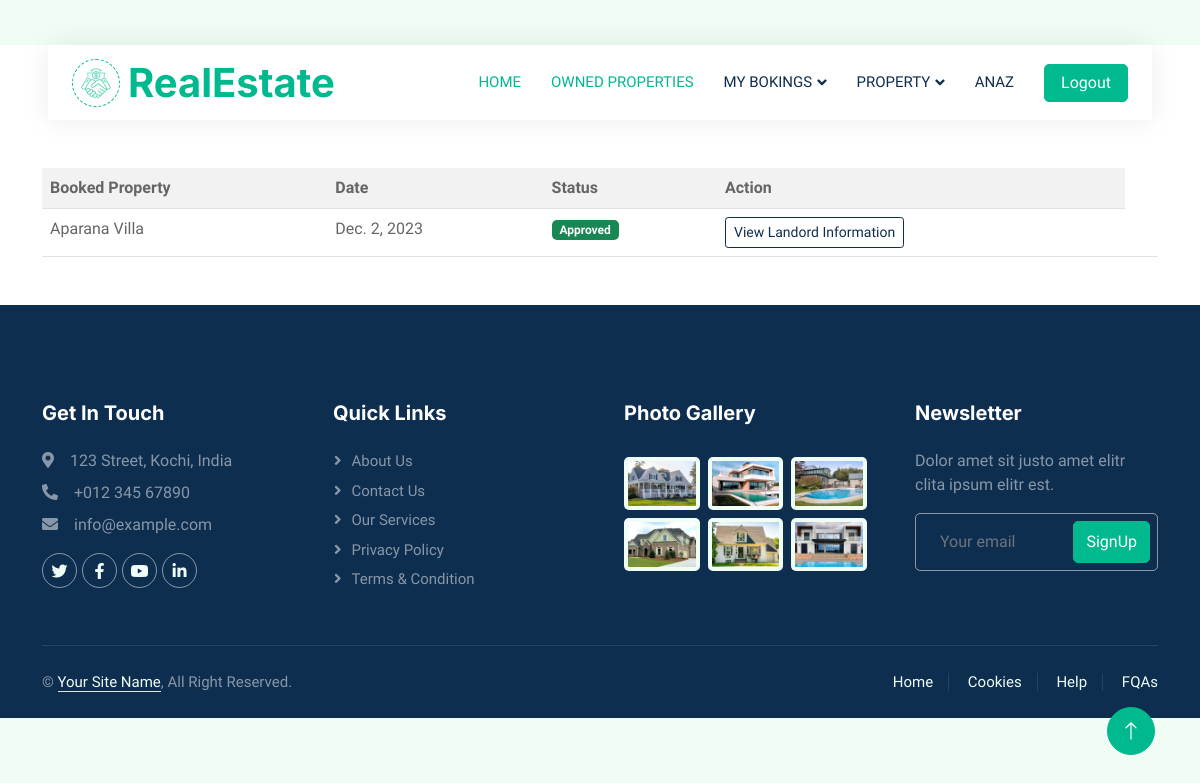
/TenentBookings (signed in), run on the app's committed database.
### Home/models.py (models this page shows, shortened)
class Contract(models.Model):
    Tenent = models.ForeignKey(User, on_delete = models.CASCADE, null=True, blank=True)
    Landlord = models.CharField(max_length=11, null=True, blank=True)
    properties = models.ForeignKey(Properties, on_delete = models.CASCADE)
    date = models.DateField(auto_now_add=True)
    approvel = models.BooleanField(default=False)

class Properties(models.Model):
    options = (("Apartment","Apartment"),("House","House"),("office","office"),("Villa","Villa"))
    Name = models.CharField(max_length=255)
    category = models.CharField(max_length= 50,choices = options, default = "House" )
    Squre_Feet = models.FloatField(null=True,blank=True)
    Bed_Rooms = models.IntegerField(null=True,blank=True)
    Bath_Rooms = models.IntegerField(null=True,blank=True)
    Place = models.CharField(max_length=255)
    Date = models.DateField(auto_now_add=True)
    District = models.CharField(max_length=255)
    State = models.CharField(max_length=255)
    Rent_per_month = models.FloatField()
    Description = models.CharField(max_length=1000)
    Image = models.FileField(upload_to="Property_image")
    Status = models.BooleanField(default=True)
    User_id = models.ForeignKey(User,on_delete=models.CASCADE,null=True, blank=True)

### Home/views.py (the view)
# urls.py: path("TenentBookings",views.TenentBookings,name="TenentBookings"),
def TenentBookings(request):
    contract = Contract.objects.filter(Tenent = request.user)
    context = {
        "contract":contract
    }
    return render(request,"mybookings.html",context)

### templates/mybookings.html (shortened to what this page needs)
{% extends "index.html" %}
{% block content %}
<div class="container mt-5">
    <table class="table table-striped mt-5">
        <tr>
            <th>Booked Property</th>
            <th>Date</th>
            <th>Status</th>
            <th>Action</th>
        </tr>
        {% for i in contract %}
        <tr>
            <td>{{i.properties.Name}}</td>
            <td>{{i.date}}</td>
            {% if i.approvel == True %}
            <td><span class="badge bg-success">Approved</span></td>
            {% else %}
            <td><span class="badge bg-warning">Pending</span></td>
            {% endif %}
            {% if i.approvel == True %}
            <td><a href="{%url 'LandLordInformation' i.Landlord %}" class="btn btn-outline-dark btn-sm">View Landord Information</a></td>
            {% else %}
            <td><a href="{%url 'DeleteTenentBooking' i.id %}" class="btn btn-outline-danger btn-sm">Delete</a></td>
            {% endif %}
            <td></td>
        </tr>
        {% endfor %}
    </table>
</div>
{% endblock %}

### templates/index.html (shortened to what this page needs)
{% load static %}
<!DOCTYPE html>
<html lang="en">
<head>
    <link href="https://cdnjs.cloudflare.com/ajax/libs/font-awesome/5.10.0/css/all.min.css" rel="stylesheet">
    <link href="https://cdn.jsdelivr.net/npm/bootstrap-icons@1.4.1/font/bootstrap-icons.css" rel="stylesheet">
    <link href="{%static 'lib/animate/animate.min.css' %}" rel="stylesheet">
    <link href="{%static 'lib/owlcarousel/assets/owl.carousel.min.css' %}" rel="stylesheet">
    <link href="{%static 'css/bootstrap.min.css' %}" rel="stylesheet">
    <link href="{%static 'css/style.css' %}" rel="stylesheet">
</head>
<body>
    <div class="container-xxl bg-white p-0">
        <div class="container-fluid nav-bar bg-transparent">
            <nav class="navbar navbar-expand-lg bg-white navbar-light py-0 px-4">
                <a href="{%url 'HomePage' %}" class="navbar-brand d-flex align-items-center text-center">
                    <div class="icon p-2 me-2">
                        <img class="img-fluid" src="{%static 'img/icon-deal.png' %}" alt="Icon"
                            style="width: 30px; height: 30px;">
                    </div>
                    <h1 class="m-0 text-primary">RealEstate</h1>
                </a>
                <div class="collapse navbar-collapse" id="navbarCollapse">
                    {% if request.user.is_authenticated %}
                    <div class="navbar-nav ms-auto">
                        <a href="{%url 'HomePage' %}" class="nav-item nav-link active">Home</a>
                        <a href="{%url 'OwnedProperties' %}" class="nav-item nav-link active">Owned Properties</a>
                        <div class="nav-item dropdown">
                            <a href="#" class="nav-link dropdown-toggle" data-bs-toggle="dropdown">My Bokings</a>
                        </div>
                        <div class="nav-item dropdown">
                            <a href="#" class="nav-link dropdown-toggle" data-bs-toggle="dropdown">Property</a>
                        </div>
                        <a href="{%url 'SignOut' %}" class="nav-item nav-link">{{request.user.first_name}}</a>
                    </div>
                    <a href="{%url 'SignOut' %}" class="btn btn-primary px-3 d-none d-lg-flex">Logout</a>
                    {% else %}
                    <a href="{%url 'SignIn' %}" class="btn btn-primary px-3 d-none d-lg-flex">Login</a>
                    {% endif %}
                </div>
            </nav>
        </div>
        {% block content %}{% endblock %}
                <div class="container-fluid bg-dark text-white-50 footer pt-5 mt-5 wow fadeIn" data-wow-delay="0.1s">
                    <div class="container py-5">
                        <div class="row g-5">
                            <div class="col-lg-3 col-md-6">
                                <h5 class="text-white mb-4">Get In Touch</h5>
                                <p class="mb-2"><i class="fa fa-map-marker-alt me-3"></i>123 Street, Kochi, India</p>
                                <p class="mb-2"><i class="fa fa-phone-alt me-3"></i>+012 345 67890</p>
                                <p class="mb-2"><i class="fa fa-envelope me-3"></i>info@example.com</p>
                                <div class="d-flex pt-2">
                                    <a class="btn btn-outline-light btn-social" href=""><i
                                            class="fab fa-twitter"></i></a>
                                    <a class="btn btn-outline-light btn-social" href=""><i
                                            class="fab fa-facebook-f"></i></a>
                                    <a class="btn btn-outline-light btn-social" href=""><i
                                            class="fab fa-youtube"></i></a>
                                    <a class="btn btn-outline-light btn-social" href=""><i
                                            class="fab fa-linkedin-in"></i></a>
                                </div>
                            </div>
                            <div class="col-lg-3 col-md-6">
                                <h5 class="text-white mb-4">Quick Links</h5>
                                <a class="btn btn-link text-white-50" href="">About Us</a>
                                <a class="btn btn-link text-white-50" href="">Contact Us</a>
                                <a class="btn btn-link text-white-50" href="">Our Services</a>
                                <a class="btn btn-link text-white-50" href="">Privacy Policy</a>
                                <a class="btn btn-link text-white-50" href="">Terms & Condition</a>
                            </div>
                            <div class="col-lg-3 col-md-6">
                                <h5 class="text-white mb-4">Photo Gallery</h5>
                                <div class="row g-2 pt-2">
                                    <div class="col-4">
                                        <img class="img-fluid rounded bg-light p-1"
                                            src="{%static 'img/property-1.jpg' %}" alt="">
                                    </div>
                                    <div class="col-4">
                                        <img class="img-fluid rounded bg-light p-1"
                                            src="{%static 'img/property-2.jpg' %}" alt="">
                                    </div>
                                    <div class="col-4">
                                        <img class="img-fluid rounded bg-light p-1"
                                            src="{%static 'img/property-3.jpg' %}" alt="">
                                    </div>
                                    <div class="col-4">
                                        <img class="img-fluid rounded bg-light p-1"
                                            src="{%static 'img/property-4.jpg' %}" alt="">
                                    </div>
                                    <div class="col-4">
                                        <img class="img-fluid rounded bg-light p-1"
                                            src="{%static 'img/property-5.jpg' %}" alt="">
                                    </div>
                                    <div class="col-4">
                                        <img class="img-fluid rounded bg-light p-1"
                                            src="{%static 'img/property-6.jpg' %}" alt="">
                                    </div>
                                </div>
                            </div>
                            <div class="col-lg-3 col-md-6">
                                <h5 class="text-white mb-4">Newsletter</h5>
                                <p>Dolor amet sit justo amet elitr clita ipsum elitr est.</p>
                                <div class="position-relative mx-auto" style="max-width: 400px;">
                                    <input class="form-control bg-transparent w-100 py-3 ps-4 pe-5" type="text"
                                        placeholder="Your email">
                                    <button type="button"
                                        class="btn btn-primary py-2 position-absolute top-0 end-0 mt-2 me-2">SignUp</button>
                                </div>
                            </div>
                        </div>
                    </div>
                    <div class="container">
                        <div class="copyright">
                            <div class="row">
                                <div class="col-md-6 text-center text-md-start mb-3 mb-md-0">
                                    &copy; <a class="border-bottom" href="#">Your Site Name</a>, All Right Reserved.
                                </div>
                                <div class="col-md-6 text-center text-md-end">
                                    <div class="footer-menu">
                                        <a href="">Home</a>
                                        <a href="">Cookies</a>
                                        <a href="">Help</a>
                                        <a href="">FQAs</a>
                                    </div>
                                </div>
                            </div>
                        </div>
                    </div>
                </div>
                <a href="#" class="btn btn-lg btn-primary btn-lg-square back-to-top"><i class="bi bi-arrow-up"></i></a>
            </div>
</body>
</html>

### static/css/style.css (style rules this page uses)
:root { --primary: #00B98E; --secondary: #FF6922; --light: #EFFDF5; --dark: #0E2E50; }
.back-to-top { position: fixed; display: none; right: 45px; bottom: 45px; z-index: 99; }
.btn { transition: .5s; }
.btn.btn-primary, .btn.btn-secondary { color: #FFFFFF; }
.btn-lg-square { width: 48px; height: 48px; }
.btn-square, .btn-sm-square, .btn-lg-square { padding: 0; display: flex; align-items: center; justify-content: center; font-weight: normal; border-radius: 50px; }
.nav-bar { position: relative; margin-top: 45px; padding: 0 3rem; transition: .5s; z-index: 9999; }
.navbar { box-shadow: 0 0 30px rgba(0, 0, 0, .08); }
.navbar .dropdown-toggle::after { border: none; content: "\f107"; font-family: "Font Awesome 5 Free"; font-weight: 900; vertical-align: middle; margin-left: 5px; transition: .5s; }
.navbar-light .navbar-nav .nav-link { margin-right: 30px; padding: 25px 0; color: #FFFFFF; font-size: 15px; text-transform: uppercase; outline: none; }
.navbar-light .navbar-nav .nav-link:hover, .navbar-light .navbar-nav .nav-link.active { color: var(--primary); }
.navbar-light .navbar-brand { height: 75px; }
.navbar-light .navbar-nav .nav-link { color: var(--dark); font-weight: 500; }
.icon { padding: 15px; display: inline-flex; align-items: center; justify-content: center; background: #FFFFFF !important; border-radius: 50px; border: 1px dashed var(--primary) !important; }
.footer .btn.btn-social { margin-right: 5px; width: 35px; height: 35px; display: flex; align-items: center; justify-content: center; color: var(--light); border: 1px solid rgba(255,255,255,0.5); border-radius: 35px; transition: .3s; }
.footer .btn.btn-link { display: block; margin-bottom: 5px; padding: 0; text-align: left; font-size: 15px; font-weight: normal; text-transform: capitalize; transition: .3s; }
.footer .btn.btn-link::before { position: relative; content: "\f105"; font-family: "Font Awesome 5 Free"; font-weight: 900; margin-right: 10px; }
.footer .form-control { border-color: rgba(255,255,255,0.5); }
.footer .copyright { padding: 25px 0; font-size: 15px; border-top: 1px solid rgba(256, 256, 256, .1); }
.footer .copyright a { color: var(--light); }
.footer .footer-menu a { margin-right: 15px; padding-right: 15px; border-right: 1px solid rgba(255, 255, 255, .1); }
.footer .footer-menu a:last-child { margin-right: 0; padding-right: 0; border-right: none; }

### data on the page
Contract: properties.Name "Aparana Villa", date "Dec. 2, 2023", approvel "Approved"

### other printed values
{{ request.user.first_name }} "ANAZ"
